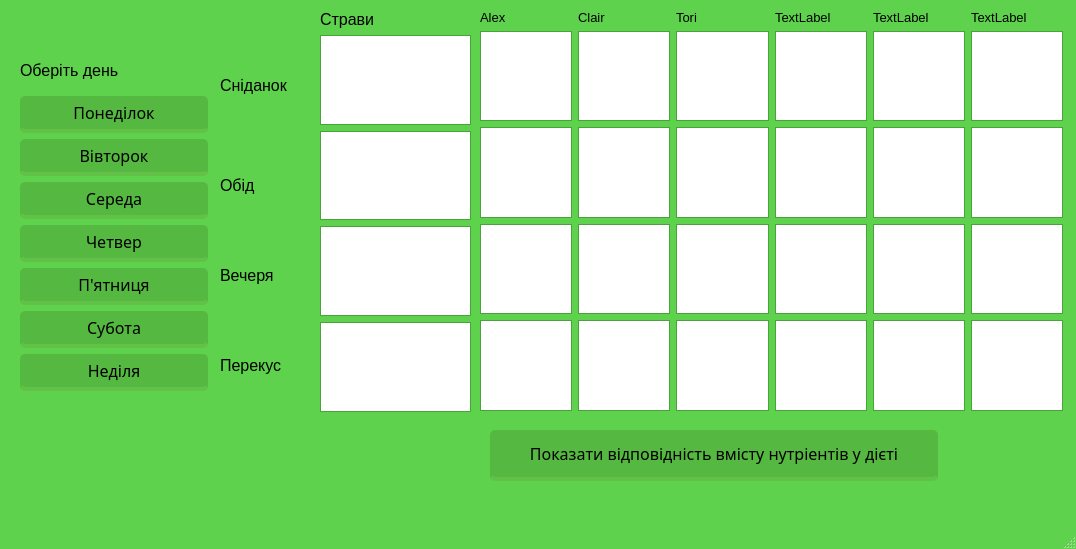
<?xml version="1.0" encoding="UTF-8"?>
<ui version="4.0">
 <class>MainWindow</class>
 <widget class="QMainWindow" name="MainWindow">
  <property name="geometry">
   <rect>
    <x>0</x>
    <y>0</y>
    <width>1076</width>
    <height>549</height>
   </rect>
  </property>
  <property name="palette">
   <palette>
    <active>
     <colorrole role="Button">
      <brush brushstyle="SolidPattern">
       <color alpha="255">
        <red>0</red>
        <green>255</green>
        <blue>0</blue>
       </color>
      </brush>
     </colorrole>
     <colorrole role="Base">
      <brush brushstyle="SolidPattern">
       <color alpha="255">
        <red>255</red>
        <green>255</green>
        <blue>255</blue>
       </color>
      </brush>
     </colorrole>
     <colorrole role="Window">
      <brush brushstyle="SolidPattern">
       <color alpha="255">
        <red>94</red>
        <green>210</green>
        <blue>76</blue>
       </color>
      </brush>
     </colorrole>
    </active>
    <inactive>
     <colorrole role="Button">
      <brush brushstyle="SolidPattern">
       <color alpha="255">
        <red>0</red>
        <green>255</green>
        <blue>0</blue>
       </color>
      </brush>
     </colorrole>
     <colorrole role="Base">
      <brush brushstyle="SolidPattern">
       <color alpha="255">
        <red>255</red>
        <green>255</green>
        <blue>255</blue>
       </color>
      </brush>
     </colorrole>
     <colorrole role="Window">
      <brush brushstyle="SolidPattern">
       <color alpha="255">
        <red>94</red>
        <green>210</green>
        <blue>76</blue>
       </color>
      </brush>
     </colorrole>
    </inactive>
    <disabled>
     <colorrole role="Button">
      <brush brushstyle="SolidPattern">
       <color alpha="255">
        <red>0</red>
        <green>255</green>
        <blue>0</blue>
       </color>
      </brush>
     </colorrole>
     <colorrole role="Base">
      <brush brushstyle="SolidPattern">
       <color alpha="255">
        <red>94</red>
        <green>210</green>
        <blue>76</blue>
       </color>
      </brush>
     </colorrole>
     <colorrole role="Window">
      <brush brushstyle="SolidPattern">
       <color alpha="255">
        <red>94</red>
        <green>210</green>
        <blue>76</blue>
       </color>
      </brush>
     </colorrole>
    </disabled>
   </palette>
  </property>
  <property name="windowTitle">
   <string>Optimal food plan</string>
  </property>
  <widget class="QWidget" name="centralwidget">
   <widget class="QWidget" name="horizontalLayoutWidget">
    <property name="geometry">
     <rect>
      <x>480</x>
      <y>10</y>
      <width>583</width>
      <height>401</height>
     </rect>
    </property>
    <layout class="QHBoxLayout" name="all">
     <item>
      <layout class="QVBoxLayout" name="menu1">
       <item>
        <widget class="QLabel" name="name1">
         <property name="font">
          <font>
           <pointsize>10</pointsize>
          </font>
         </property>
         <property name="text">
          <string>Alex</string>
         </property>
        </widget>
       </item>
       <item>
        <widget class="QTextBrowser" name="b1"/>
       </item>
       <item>
        <widget class="QTextBrowser" name="l1"/>
       </item>
       <item>
        <widget class="QTextBrowser" name="d1"/>
       </item>
       <item>
        <widget class="QTextBrowser" name="s1"/>
       </item>
      </layout>
     </item>
     <item>
      <layout class="QVBoxLayout" name="menu2">
       <item>
        <widget class="QLabel" name="name2">
         <property name="font">
          <font>
           <pointsize>10</pointsize>
          </font>
         </property>
         <property name="text">
          <string>Clair</string>
         </property>
        </widget>
       </item>
       <item>
        <widget class="QTextBrowser" name="b2"/>
       </item>
       <item>
        <widget class="QTextBrowser" name="l2"/>
       </item>
       <item>
        <widget class="QTextBrowser" name="d2"/>
       </item>
       <item>
        <widget class="QTextBrowser" name="s2"/>
       </item>
      </layout>
     </item>
     <item>
      <layout class="QVBoxLayout" name="menu3">
       <item>
        <widget class="QLabel" name="name3">
         <property name="font">
          <font>
           <pointsize>10</pointsize>
          </font>
         </property>
         <property name="text">
          <string>Tori</string>
         </property>
        </widget>
       </item>
       <item>
        <widget class="QTextBrowser" name="b3"/>
       </item>
       <item>
        <widget class="QTextBrowser" name="l3"/>
       </item>
       <item>
        <widget class="QTextBrowser" name="d3"/>
       </item>
       <item>
        <widget class="QTextBrowser" name="s3"/>
       </item>
      </layout>
     </item>
     <item>
      <layout class="QVBoxLayout" name="menu4">
       <item>
        <widget class="QLabel" name="name4">
         <property name="font">
          <font>
           <pointsize>10</pointsize>
          </font>
         </property>
         <property name="text">
          <string>TextLabel</string>
         </property>
        </widget>
       </item>
       <item>
        <widget class="QTextBrowser" name="b4"/>
       </item>
       <item>
        <widget class="QTextBrowser" name="l4"/>
       </item>
       <item>
        <widget class="QTextBrowser" name="d4"/>
       </item>
       <item>
        <widget class="QTextBrowser" name="s4"/>
       </item>
      </layout>
     </item>
     <item>
      <layout class="QVBoxLayout" name="menu5">
       <item>
        <widget class="QLabel" name="name5">
         <property name="font">
          <font>
           <pointsize>10</pointsize>
          </font>
         </property>
         <property name="text">
          <string>TextLabel</string>
         </property>
        </widget>
       </item>
       <item>
        <widget class="QTextBrowser" name="b5"/>
       </item>
       <item>
        <widget class="QTextBrowser" name="l5"/>
       </item>
       <item>
        <widget class="QTextBrowser" name="d5"/>
       </item>
       <item>
        <widget class="QTextBrowser" name="s5"/>
       </item>
      </layout>
     </item>
     <item>
      <layout class="QVBoxLayout" name="menu6">
       <item>
        <widget class="QLabel" name="name6">
         <property name="font">
          <font>
           <pointsize>10</pointsize>
          </font>
         </property>
         <property name="text">
          <string>TextLabel</string>
         </property>
        </widget>
       </item>
       <item>
        <widget class="QTextBrowser" name="b6"/>
       </item>
       <item>
        <widget class="QTextBrowser" name="l6"/>
       </item>
       <item>
        <widget class="QTextBrowser" name="d6"/>
       </item>
       <item>
        <widget class="QTextBrowser" name="s6"/>
       </item>
      </layout>
     </item>
    </layout>
   </widget>
   <widget class="QPushButton" name="shown">
    <property name="geometry">
     <rect>
      <x>490</x>
      <y>430</y>
      <width>451</width>
      <height>51</height>
     </rect>
    </property>
    <property name="font">
     <font>
      <family>Roboto Slab</family>
      <pointsize>12</pointsize>
     </font>
    </property>
    <property name="styleSheet">
     <string notr="true">float:right;
margin-right: 3%;
margin top: 5px;
border-radius:5px;
-moz-border-radius:5px;
webkit-border-radius:5px;
padding:5px 9px;
font-size: 1.2em;
background-color:rgba(85, 184, 65,1);
text-shadow: #454545 0 0 2px;
border-bottom: 4px solid rgba(98, 193, 71, 1);
color:black;
font-family: 'Roboto Slab', senif;</string>
    </property>
    <property name="text">
     <string>Показати відповідність вмісту нутріентів у дієті</string>
    </property>
   </widget>
   <widget class="QWidget" name="layoutWidget">
    <property name="geometry">
     <rect>
      <x>320</x>
      <y>10</y>
      <width>151</width>
      <height>402</height>
     </rect>
    </property>
    <layout class="QVBoxLayout" name="dishes">
     <item>
      <widget class="QLabel" name="label_6">
       <property name="font">
        <font>
         <pointsize>12</pointsize>
        </font>
       </property>
       <property name="text">
        <string>Страви</string>
       </property>
      </widget>
     </item>
     <item>
      <widget class="QTextBrowser" name="breakfast"/>
     </item>
     <item>
      <widget class="QTextBrowser" name="lunch"/>
     </item>
     <item>
      <widget class="QTextBrowser" name="dinner"/>
     </item>
     <item>
      <widget class="QTextBrowser" name="snacs"/>
     </item>
    </layout>
   </widget>
   <widget class="QWidget" name="verticalLayoutWidget">
    <property name="geometry">
     <rect>
      <x>20</x>
      <y>50</y>
      <width>191</width>
      <height>341</height>
     </rect>
    </property>
    <layout class="QVBoxLayout" name="verticalLayout">
     <item>
      <widget class="QLabel" name="label">
       <property name="font">
        <font>
         <pointsize>12</pointsize>
        </font>
       </property>
       <property name="text">
        <string>Оберіть день</string>
       </property>
      </widget>
     </item>
     <item>
      <widget class="QPushButton" name="monday">
       <property name="font">
        <font>
         <family>Roboto Slab</family>
         <pointsize>12</pointsize>
        </font>
       </property>
       <property name="styleSheet">
        <string notr="true">float:right;
margin-right: 3%;
margin top: 5px;
border-radius:5px;
-moz-border-radius:5px;
webkit-border-radius:5px;
padding:5px 9px;
font-size: 1.2em;
background-color:rgba(85, 184, 65,1);
text-shadow: #454545 0 0 2px;
border-bottom: 4px solid rgba(98, 193, 71, 1);
color:black;
font-family: 'Roboto Slab', senif;</string>
       </property>
       <property name="text">
        <string>Понеділок</string>
       </property>
      </widget>
     </item>
     <item>
      <widget class="QPushButton" name="tuesday">
       <property name="font">
        <font>
         <family>Roboto Slab</family>
         <pointsize>12</pointsize>
        </font>
       </property>
       <property name="styleSheet">
        <string notr="true">float:right;
margin-right: 3%;
margin top: 5px;
border-radius:5px;
-moz-border-radius:5px;
webkit-border-radius:5px;
padding:5px 9px;
font-size: 1.2em;
background-color:rgba(85, 184, 65,1);
text-shadow: #454545 0 0 2px;
border-bottom: 4px solid rgba(98, 193, 71, 1);
color:black;
font-family: 'Roboto Slab', senif;</string>
       </property>
       <property name="text">
        <string>Вівторок</string>
       </property>
      </widget>
     </item>
     <item>
      <widget class="QPushButton" name="wednesday">
       <property name="font">
        <font>
         <family>Roboto Slab</family>
         <pointsize>12</pointsize>
        </font>
       </property>
       <property name="styleSheet">
        <string notr="true">float:right;
margin-right: 3%;
margin top: 5px;
border-radius:5px;
-moz-border-radius:5px;
webkit-border-radius:5px;
padding:5px 9px;
font-size: 1.2em;
background-color:rgba(85, 184, 65,1);
text-shadow: #454545 0 0 2px;
border-bottom: 4px solid rgba(98, 193, 71, 1);
color:black;
font-family: 'Roboto Slab', senif;</string>
       </property>
       <property name="text">
        <string>Середа</string>
       </property>
      </widget>
     </item>
     <item>
      <widget class="QPushButton" name="thursday">
       <property name="font">
        <font>
         <family>Roboto Slab</family>
         <pointsize>12</pointsize>
        </font>
       </property>
       <property name="styleSheet">
        <string notr="true">float:right;
margin-right: 3%;
margin top: 5px;
border-radius:5px;
-moz-border-radius:5px;
webkit-border-radius:5px;
padding:5px 9px;
font-size: 1.2em;
background-color:rgba(85, 184, 65,1);
text-shadow: #454545 0 0 2px;
border-bottom: 4px solid rgba(98, 193, 71, 1);
color:black;
font-family: 'Roboto Slab', senif;</string>
       </property>
       <property name="text">
        <string>Четвер</string>
       </property>
      </widget>
     </item>
     <item>
      <widget class="QPushButton" name="friday">
       <property name="font">
        <font>
         <family>Roboto Slab</family>
         <pointsize>12</pointsize>
        </font>
       </property>
       <property name="styleSheet">
        <string notr="true">float:right;
margin-right: 3%;
margin top: 5px;
border-radius:5px;
-moz-border-radius:5px;
webkit-border-radius:5px;
padding:5px 9px;
font-size: 1.2em;
background-color:rgba(85, 184, 65,1);
text-shadow: #454545 0 0 2px;
border-bottom: 4px solid rgba(98, 193, 71, 1);
color:black;
font-family: 'Roboto Slab', senif;</string>
       </property>
       <property name="text">
        <string>П'ятниця</string>
       </property>
      </widget>
     </item>
     <item>
      <widget class="QPushButton" name="saturday">
       <property name="font">
        <font>
         <family>Roboto Slab</family>
         <pointsize>12</pointsize>
        </font>
       </property>
       <property name="styleSheet">
        <string notr="true">float:right;
margin-right: 3%;
margin top: 5px;
border-radius:5px;
-moz-border-radius:5px;
webkit-border-radius:5px;
padding:5px 9px;
font-size: 1.2em;
background-color:rgba(85, 184, 65,1);
text-shadow: #454545 0 0 2px;
border-bottom: 4px solid rgba(98, 193, 71, 1);
color:black;
font-family: 'Roboto Slab', senif;</string>
       </property>
       <property name="text">
        <string>Субота</string>
       </property>
      </widget>
     </item>
     <item>
      <widget class="QPushButton" name="sunday">
       <property name="font">
        <font>
         <family>Roboto Slab</family>
         <pointsize>12</pointsize>
        </font>
       </property>
       <property name="styleSheet">
        <string notr="true">float:right;
margin-right: 3%;
margin top: 5px;
border-radius:5px;
-moz-border-radius:5px;
webkit-border-radius:5px;
padding:5px 9px;
font-size: 1.2em;
background-color:rgba(85, 184, 65,1);
text-shadow: #454545 0 0 2px;
border-bottom: 4px solid rgba(98, 193, 71, 1);
color:black;
font-family: 'Roboto Slab', senif;</string>
       </property>
       <property name="text">
        <string>Неділя</string>
       </property>
      </widget>
     </item>
    </layout>
   </widget>
   <widget class="QLabel" name="label_2">
    <property name="geometry">
     <rect>
      <x>220</x>
      <y>60</y>
      <width>131</width>
      <height>51</height>
     </rect>
    </property>
    <property name="font">
     <font>
      <pointsize>12</pointsize>
     </font>
    </property>
    <property name="text">
     <string>Сніданок</string>
    </property>
   </widget>
   <widget class="QLabel" name="label_3">
    <property name="geometry">
     <rect>
      <x>220</x>
      <y>150</y>
      <width>101</width>
      <height>71</height>
     </rect>
    </property>
    <property name="font">
     <font>
      <pointsize>12</pointsize>
     </font>
    </property>
    <property name="text">
     <string>Обід</string>
    </property>
   </widget>
   <widget class="QLabel" name="label_4">
    <property name="geometry">
     <rect>
      <x>220</x>
      <y>240</y>
      <width>101</width>
      <height>71</height>
     </rect>
    </property>
    <property name="font">
     <font>
      <pointsize>12</pointsize>
     </font>
    </property>
    <property name="text">
     <string>Вечеря</string>
    </property>
   </widget>
   <widget class="QLabel" name="label_5">
    <property name="geometry">
     <rect>
      <x>220</x>
      <y>330</y>
      <width>101</width>
      <height>71</height>
     </rect>
    </property>
    <property name="font">
     <font>
      <pointsize>12</pointsize>
     </font>
    </property>
    <property name="text">
     <string>Перекус</string>
    </property>
   </widget>
  </widget>
  <widget class="QMenuBar" name="menubar">
   <property name="geometry">
    <rect>
     <x>0</x>
     <y>0</y>
     <width>1076</width>
     <height>26</height>
    </rect>
   </property>
  </widget>
  <widget class="QStatusBar" name="statusbar"/>
 </widget>
 <resources/>
 <connections/>
</ui>
